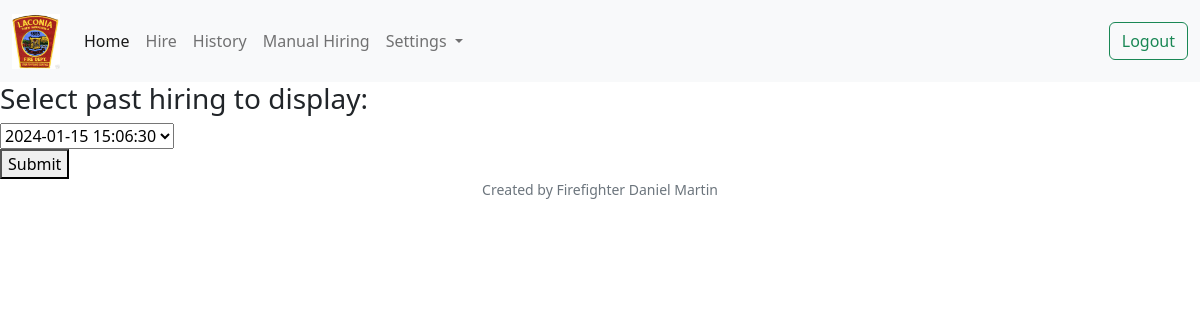
Page /history (signed in) on the earlier database version.
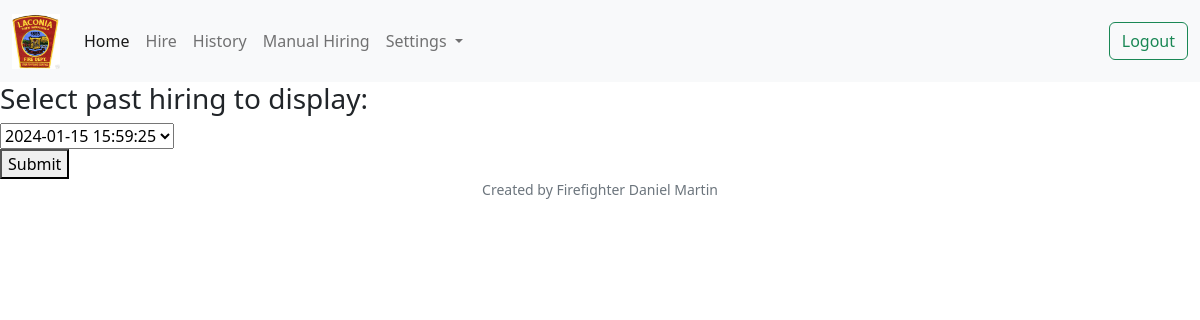
Same page on the later database version.
### helpers.py (models this page shows)
class Base(MappedAsDataclass, DeclarativeBase):
    pass

class Hiring_list (Base):
    __tablename__ = "hiring_list"
    id: Mapped[int] = mapped_column(primary_key=True, init=False)
    hiring_id: Mapped[int]
    created_at: Mapped[str]

### app.py (the view)
@app.route("/history", methods=["GET", "POST"])
@login_required
def history():
    if request.method == "POST":
        session['officers_past_hiring_day_1'] = []
        session['officers_past_hiring_night_1'] = []
        session['officers_past_hiring_day_2'] = []
        session['officers_past_hiring_night_2'] = []
        session['firefighters_past_hiring_day_1'] = []
        session['firefighters_past_hiring_night_1'] = []
        session['firefighters_past_hiring_day_2'] = []
        session['firefighters_past_hiring_night_2'] = []
        past_id = request.form.get("past_hiring")
        past_platoon = db.execute(select(Hiring.platoon).where(Hiring.hiring_id == past_id))
        past_platoon = past_platoon.scalars().all()
        print(past_platoon)
        past_platoon = past_platoon[0]
        daynight = ["day", "night"]
        day = 1
        while day <= DAYS_COVERED:
            for rank in hiring_tiers:
                rnk = rank['tier'].lower()
                for time in daynight:
                    past_hiring = db.execute(
                        select(Hiring.covering_first, Hiring.covering_last, Hiring.out_first, Hiring.out_last)
                        .where(Hiring.hiring_id == past_id)
                        .where(Hiring.day == day)
                        .where(Hiring.rank == rank['tier'])
                        .where(Hiring.time == time)
                    )
                    past_hiring = past_hiring.mappings().all()
                    print("Past hiring:", past_hiring)
                    session[rnk + "_" + "past_hiring" + "_" + time + "_" + str(day)].extend(past_hiring)
            day += 1
        print(
            session['officers_past_hiring_day_1']
        )
        return render_template("history_found.html",
            officers_day_1=session['officers_past_hiring_day_1'],
            officers_night_1=session['officers_past_hiring_night_1'],
            officers_day_2=session['officers_past_hiring_day_2'],
            officers_night_2=session['officers_past_hiring_night_2'],
            firefighters_day_1=session['firefighters_past_hiring_day_1'],
            firefighters_night_1=session['firefighters_past_hiring_night_1'],
            firefighters_day_2=session['firefighters_past_hiring_day_2'],
            firefighters_night_2=session['firefighters_past_hiring_night_2'],
            platoon=past_platoon,
        )
    else:
        hiring_list = db.execute(
            select(Hiring_list.hiring_id, Hiring_list.created_at).order_by(Hiring_list.hiring_id.desc())
        )
        hiring_list = hiring_list.mappings().all()
        return render_template("history.html", hiring_list=hiring_list)

### helpers.py (called while the page is built)
def login_required(f):
    @wraps(f)
    def decorated_function(*args, **kwargs):
        if session.get("user_id") is None:
            return redirect("/login")
        return f(*args, **kwargs)
    return decorated_function

### templates/history.html (shortened to what this page needs)
{% extends "layout.html" %}
{% block main %}
    <h3>Select past hiring to display:</h3>
    <form action="/history" method="post">
        <select id="past_hiring" name="past_hiring">
            {% for hiring in hiring_list %}
                <option value="{{ hiring['hiring_id'] }}">{{ hiring['created_at'] }}</option>
            {% endfor %}
        </select>
        <br>
        <button type="submit">Submit</button>
    </form>
{% endblock %}

### templates/layout.html (shortened to what this page needs)
<!DOCTYPE html>
<html lang="en">
    <head>
        <link href="https://cdn.jsdelivr.net/npm/bootstrap@5.2.3/dist/css/bootstrap.min.css" rel="stylesheet">
    </head>
    <body>
        <nav class="navbar navbar-expand-lg bg-light">
            <div class="container-fluid">
                <a class="navbar-brand" href="#">
                    <img alt="emblem" class="d-inline-block align-text-top" src="static/patch.jpg" width="48">
                </a>
                <div class="collapse navbar-collapse" id="navbarSupportedContent">
                    <ul class="navbar-nav me-auto mb-2 mb-lg-0">
                        <li class="nav-item">
                            <a class="nav-link active" aria-current="page" href="/">Home</a>
                        </li>
                        <li class="nav-item">
                            <a class="nav-link" href="/hiring_a">Hire</a>
                        </li>
                        <li class="nav-item">
                            <a class="nav-link" href="/history">History</a>
                        </li>
                        <li class="nav-item">
                            <a class="nav-link" href="/manual_a">Manual Hiring</a>
                        </li>
                        <li class="nav-item dropdown">
                            <a class="nav-link dropdown-toggle" href="#" role="button" data-bs-toggle="dropdown" aria-expanded="false">
                                Settings
                            </a>
                        </li>
                    </ul>
                    <li class="d-flex" role="search">
                        <form action="/logout" method="get">
                            <button class="btn btn-outline-success" type="submit">Logout</button>
                        </form>
                    </li>
                </div>
            </div>
        </nav>
        <main>
            {% block main %}
            {% endblock %}
        </main>
        <footer class="mb-5 small text-center text-muted">
            Created by Firefighter Daniel Martin
        </footer>
    </body>
</html>

Differences in the rows shown:
no longer on this page (row unchanged): Hiring_list: past_hiring "2024-01-15 15:06:30"
added Hiring_list: past_hiring "2024-01-15 15:59:25"
